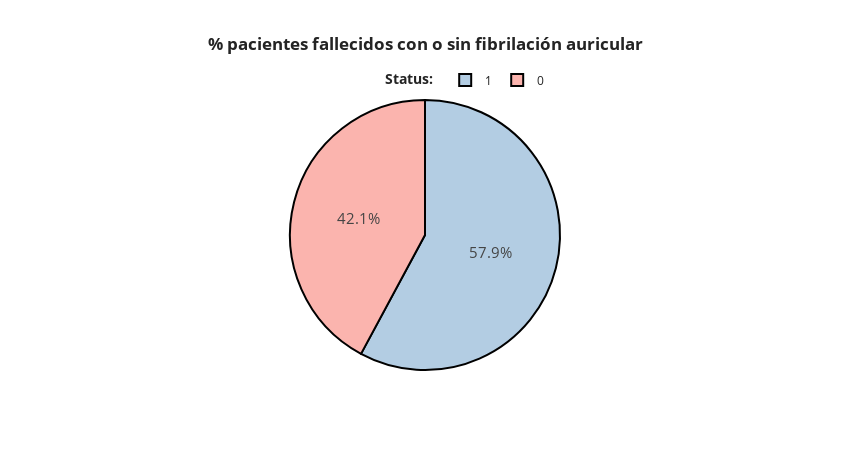

The notebook cell this image was saved under:
### Code cell
#Definir gráfica
fig = px.pie(df2, values = 'age', names ='atrialfibrillation',  width =850, height=450, title= '<b> % pacientes fallecidos con o sin fibrilación auricular <b>')

#Agregar detalles
fig.update_layout(
    template = 'simple_white',
    title_x = 0.5,
    legend_title_text='<b>Status: <b>',
    
    
    legend=dict(
        orientation='h',
        yanchor='bottom',
        y=1.02,
        xanchor='right',
        x=0.68))

colors = ['#FBB4AE', '#B3CDE3', '#CCEBC5 ']
fig.update_traces(hoverinfo='label+percent', textinfo='percent', textfont_size=15,
                  marker=dict(colors=colors, line=dict(color='#000000', width=2)))

fig.show()

### Figure 1 — Plotly figure (JSON) as saved in the notebook; plotly's stock layout.template omitted (floating-point values rounded to 4 significant figures)
{"data": [{"domain": {"x": [0, 1], "y": [0, 1]}, "hoverinfo": "label+percent", "hovertemplate": "atrialfibrillation=%{label}<br>age=%{value}<extra></extra>", "labels": [0, 1], "legendgroup": "", "marker": {"colors": ["#FBB4AE", "#B3CDE3", "#CCEBC5 "], "line": {"color": "#000000", "width": 2}}, "name": "", "showlegend": true, "textfont": {"size": 15}, "textinfo": "percent", "type": "pie", "values": [67, 92]}], "layout": {"height": 450, "legend": {"orientation": "h", "title": {"text": "<b>Status: <b>"}, "tracegroupgap": 0, "x": 0.68, "xanchor": "right", "y": 1.02, "yanchor": "bottom"}, "title": {"text": "<b> % pacientes fallecidos con o sin fibrilación auricular <b>", "x": 0.5}, "width": 850}}
